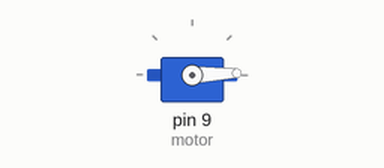
Simulated run of this sketch. Board: Arduino Uno, built with avr-gcc and run on an emulated ATmega328P. Shown: servo.

Above: at 0.05 s.
At 1.75 s:
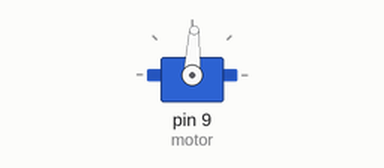
At 3.45 s:
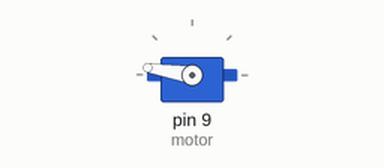
At 6.9 s:
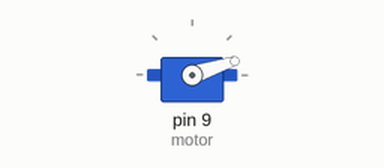
Timing chart, 0 to 9.4 s (numbered marks = the images above):
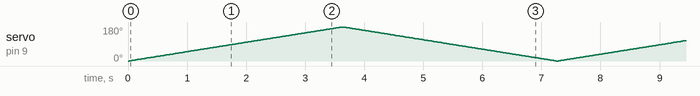

The sketch:

servo_motor.ino
```cpp
#include <Servo.h>
Servo myservo;

int pulse_width = 1000;
const int motor = 9;

void setup() {
  // put your setup code here, to run once:
  myservo.attach(motor);

}

void loop() {
  // put your main code here, to run repeatedly:
  for (int pos = 0; pos <= 180; pos++) {
    myservo.write(pos);
    delay(20);
  }
  for (int pos = 180; pos >= 0; pos--) {
    myservo.write(pos);
    delay(20);
  }
}
```
